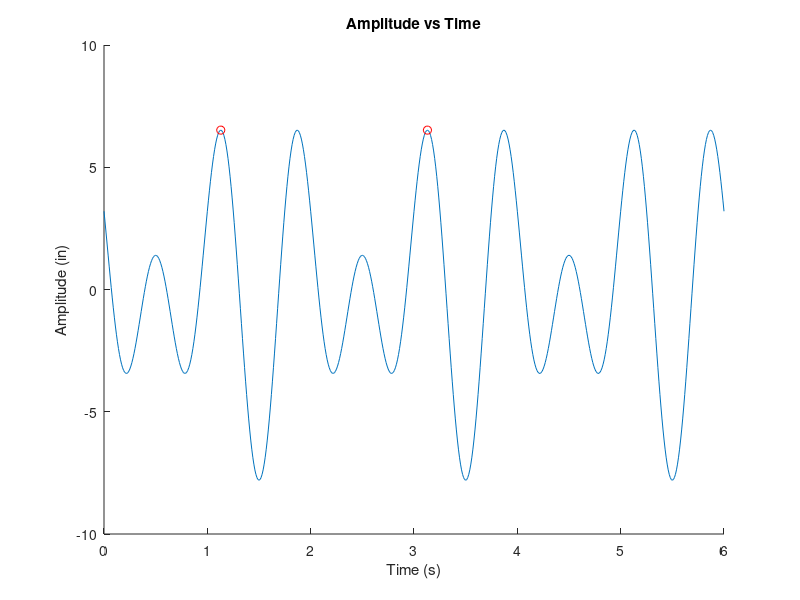

This figure's MATLAB source:
% Homework 2 Question D MECH 3080
% Xavier Veselovec 1/17/2024

% Generate time array to solve over
t = 0:0.01:6;

% Compute solution
x = 3.2 * cos(2 * pi * t) - 4.6 * sin(3 * pi * t);

% Plot Solution
hold on
plot(t,x);
title("Amplitude vs Time");
xlabel("Time (s)");
ylabel("Amplitude (in)");

% Plot marks to indicate period
plot(1.13, x(114), "ro");
plot (3.13, x(314), "ro");